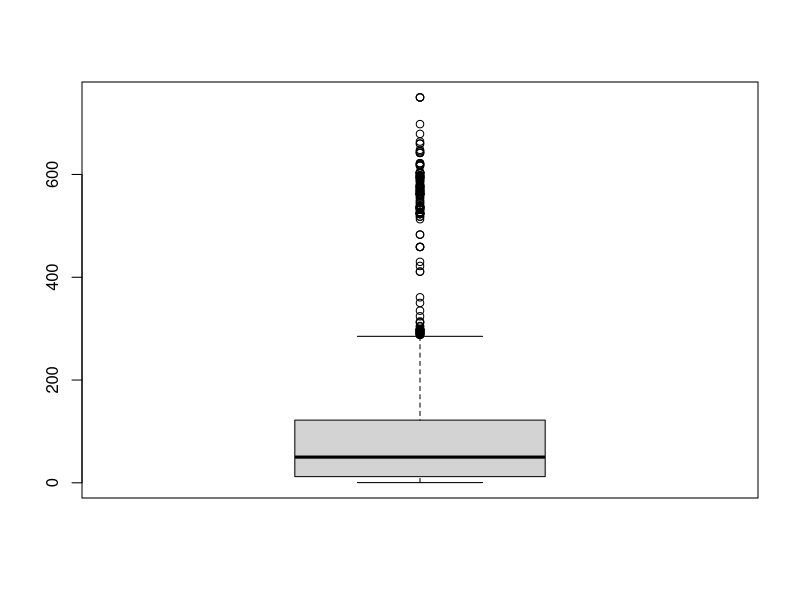
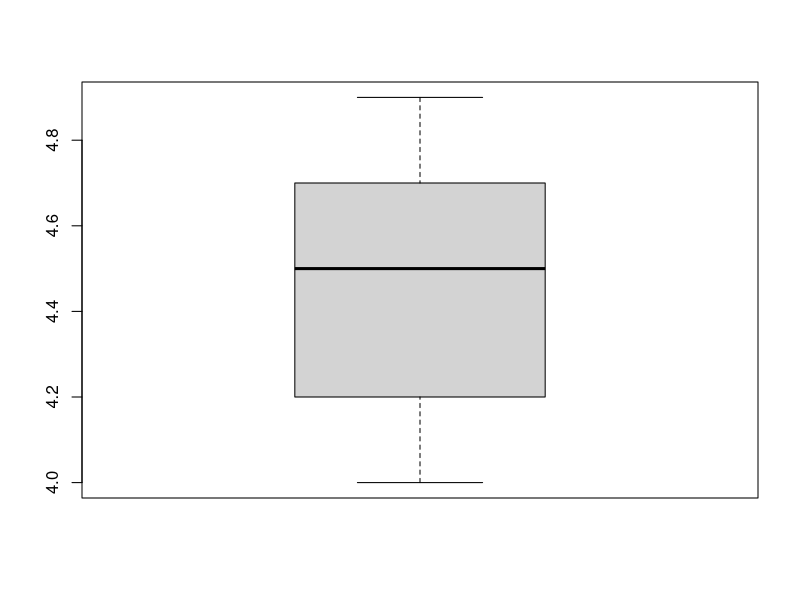
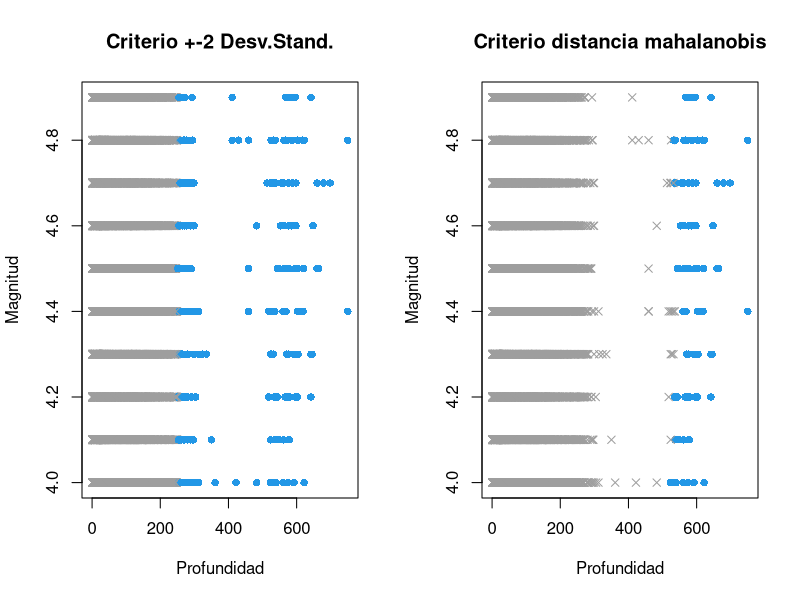

The R script that drew these images, in order:
## ---- chunk 1
knitr::opts_chunk$set(eval=T, echo=T)
## ---- chunk 2
# Importamos el data set
data_terremotos<-read.csv("../data/terremotos_centro_sur_america.csv",header=T,sep=",")
head(data_terremotos)
# Cantidad de registros
dim(data_terremotos)[1]
## ---- chunk 3
# Cargamos la librería Lubridate 
library(lubridate)

# Convertimos a tipo fecha y hora
data_terremotos$Fecha.y.Hora <- dmy_hms(substr(data_terremotos$Fecha.y.Hora, start = 1 , stop = 20) )
head(data_terremotos$Fecha.y.Hora)
## ---- chunk 4
# Número de mes
data_terremotos$Mes <- month(data_terremotos$Fecha.y.Hora)
# Hora
data_terremotos$Hora <- hour(data_terremotos$Fecha.y.Hora)
# Día de la semana
data_terremotos$Dia.Semana <- wday(data_terremotos$Fecha.y.Hora, label = TRUE, abbr = FALSE)
## ---- chunk 5
# Convertimos a tipo numérico la Magnitud
data_terremotos$Magnitud <- as.numeric(data_terremotos$Magnitud)

# Quitamos los caracteres y convertimos a tipo numérico la Profundidad
data_terremotos$Profundidad <- gsub('Â', '', data_terremotos$Profundidad)
data_terremotos$Profundidad <- gsub('km', '', data_terremotos$Profundidad)
data_terremotos$Profundidad <- gsub('.{1}$', '', data_terremotos$Profundidad)
data_terremotos$Profundidad <- as.numeric(data_terremotos$Profundidad)
## ---- chunk 6
# Estadísticas de valores vacíos
colSums(is.na(data_terremotos))
colSums(data_terremotos[c("Magnitud","Profundidad","Ubicacion")]=="")
## ---- chunk 7
# Calcular el boxplot de la Profundidad
Profundidad.bp <- boxplot(data_terremotos$Profundidad)
# Calculamos el rango de los outliers
range(Profundidad.bp$out)
# Calcular la cantidad de los outliers
length(Profundidad.bp$out)
## ---- chunk 8
# Calcular el boxplot de la Magnitud
Magnitud.bp <- boxplot(data_terremotos$Magnitud)
# Calculamos el rango de los outliers
range(Magnitud.bp$out)
# Calcular la cantidad de los outliers
length(Magnitud.bp$out)
## ---- chunk 9
#ap <- data.frame(Altura.cm=c(164, 167, 168, 169, 169, 170, 170, 170, 171,172, 172, 173, 173, 175, 176, 178), Peso.kg=c( 54, 57, 58, 60, 61, 60,61, 62, 62, 64, 62, 62, 64, 56, 66, 70))


#Criterio +/-2SD
ap <- data_terremotos[,c("Profundidad","Magnitud")]
Profundidad.outlier <- abs(scale(data_terremotos$Profundidad)) > 2
Magnitud.outlier <- abs(scale(data_terremotos$Magnitud)) > 2
pch <- (Profundidad.outlier | Magnitud.outlier) * 12
pch <- pch + 4
col <- (Profundidad.outlier | Magnitud.outlier) * 12
col <- pch + 4
  
par(mfrow=c(1,2))
plot(ap, pch=pch,col=col,main="Criterio +-2 Desv.Stand.")

#Criterio distancia Mahalanobis (los dos outliers más extremos)
n.outliers <- 100
m.dist.order <- order(mahalanobis(ap, colMeans(ap), cov(ap)), decreasing=TRUE)
is.outlier <- rep(FALSE, nrow(ap))
is.outlier[m.dist.order[1:n.outliers]] <- TRUE
pch <- is.outlier * 12
pch <- pch + 4
col <- is.outlier * 12
col <- pch + 4
plot(ap, pch=pch,col=col,main="Criterio distancia mahalanobis")
## ---- chunk 10
# Rango de los outliers
range(ap[is.outlier,]$Profundidad)
## ---- chunk 11
# Test Kolmogorov-Smirnov aplicado a la Magnitud
ks.test(data_terremotos$Magnitud, pnorm, mean(data_terremotos$Magnitud), sd(data_terremotos$Magnitud))
## ---- chunk 12
# Test Kolmogorov-Smirnov aplicado a la Profundidad
ks.test(data_terremotos$Profundidad, pnorm, mean(data_terremotos$Profundidad), sd(data_terremotos$Profundidad))
## ---- chunk 13
# Test Fligner-Killeen aplicado a la Intensidad para los grupos de paises.
fligner.test(Magnitud ~ Pais, data = data_terremotos)
## ---- chunk 14
# Test Fligner-Killeen aplicado a la Profundidad para los grupos de paises.
fligner.test(Profundidad ~ Pais, data = data_terremotos)
## ---- chunk 15
library(plyr)
# Contruimos una tabla con la media y varianza de la Magnitud de los Paises
# Calculamos la media
t_mean <- aggregate(data_terremotos$Magnitud, list(data_terremotos$Pais) , mean)
colnames(t_mean) <- c("Pais","Media")
# Calculamos la varianza
t_var <- aggregate(data_terremotos$Magnitud, list(data_terremotos$Pais) , var)
colnames(t_var) <- c("Pais","Varianza")
# Calculamos la cantidad de sismos
t_count <- count(data_terremotos,"Pais")
colnames(t_count) <- c("Pais","Cantidad")
# Contruimos la tabla y la ordenamos
table_pais <- merge(t_mean,t_var, by = "Pais")
table_pais <- merge(table_pais,t_count, by = "Pais")
table_pais[order(table_pais$Media,decreasing = TRUE),]
## ---- chunk 16
# Contruimos una tabla con la media y varianza de la Profundidad de los Paises
# Calculamos la media
t_mean <- aggregate(data_terremotos$Profundidad, list(data_terremotos$Pais) , mean)
colnames(t_mean) <- c("Pais","Media")
# Calculamos la varianza
t_var <- aggregate(data_terremotos$Profundidad, list(data_terremotos$Pais) , var)
colnames(t_var) <- c("Pais","Varianza")
# Calculamos la cantidad de sismos
t_count <- count(data_terremotos,"Pais")
colnames(t_count) <- c("Pais","Cantidad")
# Contruimos la tabla y la ordenamos
table_pais <- merge(t_mean,t_var, by = "Pais")
table_pais <- merge(table_pais,t_count, by = "Pais")
table_pais[order(table_pais$Media,decreasing = TRUE),]
## ---- chunk 17

## ---- chunk 18

